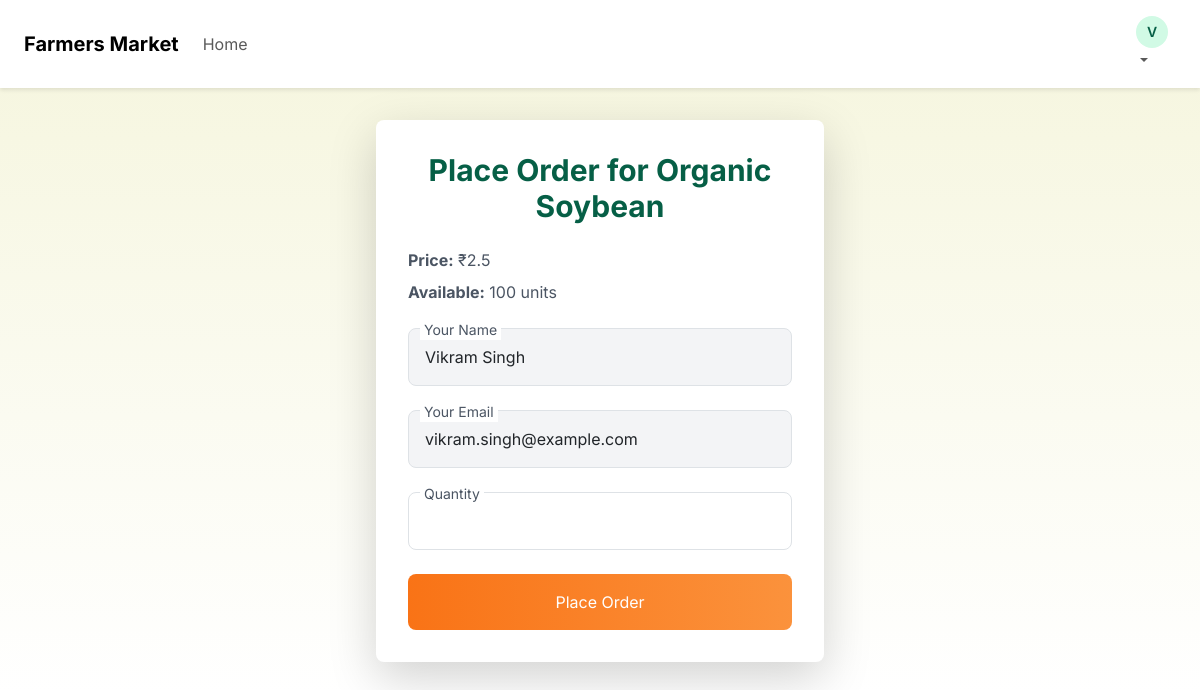
Screenshot of /order/1 (signed in) with the database file from the repository.
### app.py (models this page shows, shortened)
class Farmer(db.Model, UserMixin):
    id = db.Column(db.Integer, primary_key=True)
    name = db.Column(db.String(100), nullable=False)
    email = db.Column(db.String(120), unique=True, nullable=False)
    password_hash = db.Column(db.String(128), nullable=False)
    phone = db.Column(db.String(20))
    address = db.Column(db.String(200))
    products = db.relationship('Product', backref='farmer', lazy=True)

class Product(db.Model):
    id = db.Column(db.Integer, primary_key=True)
    name = db.Column(db.String(100), nullable=False)
    description = db.Column(db.Text)
    price = db.Column(db.Float, nullable=False)
    quantity = db.Column(db.Integer, nullable=False)
    farmer_id = db.Column(db.Integer, db.ForeignKey('farmer.id'), nullable=False)
    shipping_option = db.Column(db.String(50), nullable=False)

### app.py (the view, shortened to what this page needs)
@app.route('/order/<int:product_id>', methods=['GET', 'POST'])
@login_required
def order(product_id):
    try:
        product = Product.query.get_or_404(product_id)
        return render_template('order.html', product=product)
    except Exception as e:
        logger.error(f"Error processing order for product {product_id}: {e}")
        flash('An error occurred, please try again', 'error')
        return render_template('order.html', product=product)

### app.py (called while the page is built)
@login_manager.user_loader
def load_user(user_id):
    return Farmer.query.get(int(user_id))

### templates/order.html (shortened to what this page needs)
{% extends 'base.html' %}
{% block content %}
<div class="max-w-md mx-auto bg-white p-8 rounded-lg shadow-lg">
    <h2 class="text-3xl font-bold text-green-800 mb-6 text-center">Place Order for {{ product.name }}</h2>
    <p class="text-gray-600 mb-2"><strong>Price:</strong> ₹{{ product.price }}</p>
    <p class="text-gray-600 mb-4"><strong>Available:</strong> {{ product.quantity }} units</p>
    <form method="POST" action="{{ url_for('order', product_id=product.id) }}" class="space-y-6">
        <div class="relative">
            <input type="text" id="buyer_name" name="buyer_name" value="{{ current_user.name }}" disabled class="w-full p-3 border border-gray-300 rounded-lg bg-gray-100">
            <label for="buyer_name" class="absolute -top-2 left-3 bg-white px-1 text-sm text-gray-600">Your Name</label>
        </div>
        <div class="relative">
            <input type="email" id="buyer_email" name="buyer_email" value="{{ current_user.email }}" disabled class="w-full p-3 border border-gray-300 rounded-lg bg-gray-100">
            <label for="buyer_email" class="absolute -top-2 left-3 bg-white px-1 text-sm text-gray-600">Your Email</label>
        </div>
        <div class="relative">
            <input type="number" id="quantity" name="quantity" required min="1" class="w-full p-3 border border-gray-300 rounded-lg focus:outline-none focus:border-orange-500">
            <label for="quantity" class="absolute -top-2 left-3 bg-white px-1 text-sm text-gray-600">Quantity</label>
        </div>
        <button type="submit" class="btn-primary w-full p-3 rounded-lg text-white">Place Order</button>
    </form>
</div>
{% endblock %}

### templates/base.html (shortened to what this page needs)
<!DOCTYPE html>
<html lang="en">
<head>
    <link href="https://cdn.jsdelivr.net/npm/tailwindcss@2.2.19/dist/tailwind.min.css" rel="stylesheet">
    <link href="https://cdn.jsdelivr.net/npm/bootstrap@5.3.3/dist/css/bootstrap.min.css" rel="stylesheet">
</head>
<body>
    <nav class="navbar navbar-expand-lg">
        <div class="container-fluid mx-auto max-w-7xl px-4">
            <a class="navbar-brand text-2xl font-bold text-green-800" href="{{ url_for('index') }}">Farmers Market</a>
            <div class="collapse navbar-collapse" id="navbarNav">
                <ul class="navbar-nav me-auto">
                    <li class="nav-item">
                        <a class="nav-link text-gray-700" href="{{ url_for('index') }}">Home</a>
                    </li>
                </ul>
                <ul class="navbar-nav ms-auto">
                    {% if current_user.is_authenticated %}
                        <li class="nav-item dropdown">
                            <a class="nav-link dropdown-toggle text-gray-700" href="#" role="button" data-bs-toggle="dropdown" aria-expanded="false">
                                <span class="rounded-full bg-green-100 w-8 h-8 flex items-center justify-center text-sm font-semibold text-green-800">{{ current_user.name[0] }}</span>
                            </a>
                        </li>
                    {% endif %}
                </ul>
            </div>
        </div>
    </nav>
    <main class="container mx-auto max-w-7xl px-4 py-8">
        {% block content %}{% endblock %}
    </main>
</body>
</html>

### templates/base.html (style rules this page uses)
body { font-family: 'Inter', sans-serif; background: linear-gradient(to bottom, #F5F5DC, #FFFFFF); }
.navbar { background: #FFFFFF; box-shadow: 0 2px 4px rgba(0, 0, 0, 0.1); position: sticky; top: 0; z-index: 1000; }
.btn-primary { background: linear-gradient(to right, #F97316, #FB923C); border: none; border-radius: 0.5rem; transition: transform 0.2s, box-shadow 0.2s; }

### rows the page displays
Farmer: name "V", buyer_name "Vikram Singh", buyer_email "vikram.singh@example.com"
Product: name "Organic Soybean", price "2.5", quantity "100"
